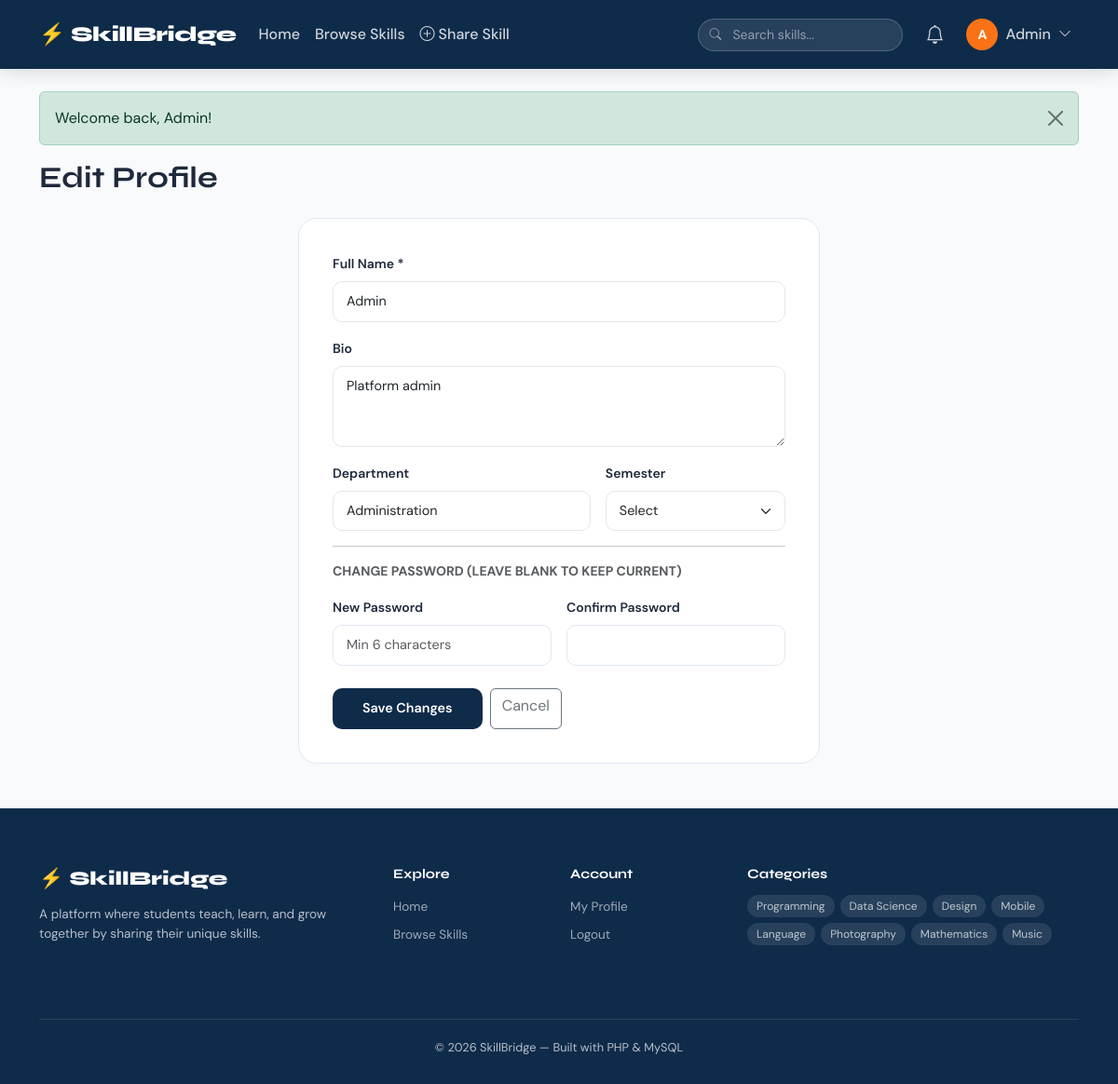
The app's page /skillshare/pages/profile/edit_profile.php (signed in) with its own data.
### tables this page shows
CREATE TABLE IF NOT EXISTS users (
  id  INT AUTO_INCREMENT PRIMARY KEY,
  name VARCHAR(100) NOT NULL,
  email  VARCHAR(100) UNIQUE NOT NULL,
  password VARCHAR(255) NOT NULL,
  bio  TEXT,
  department  VARCHAR(100),
  semester  VARCHAR(20),
  role ENUM('student','admin') DEFAULT 'student',
  created_at  TIMESTAMP DEFAULT CURRENT_TIMESTAMP
  );

### skillshare/config/functions.php (called while the page is built, shortened)
<?php
function isLoggedIn(): bool {
    return isset($_SESSION['user_id']);
}
function currentUser(): ?array {
    return $_SESSION['user'] ?? null;
}
function currentUserId(): int {
    return $_SESSION['user_id'] ?? 0;
}
function sanitize(string $val): string {
    return htmlspecialchars(trim($val), ENT_QUOTES, 'UTF-8');
}
function getFlash(): ?array {
    if (isset($_SESSION['flash'])) {
        $f = $_SESSION['flash'];
        return $f;
    }
    return null;
}

### skillshare/pages/profile/edit_profile.php (the view, shortened to what this page needs)
<?php
require_once '../../config/db.php';
require_once '../../config/functions.php';
$stmt = $pdo->prepare("SELECT * FROM users WHERE id=?");
$stmt->execute([currentUserId()]);
$user = $stmt->fetch();
require_once '../../includes/header.php';
?>
<div class="mb-4">
    <h2 class="fw-bold" style="font-family:'Syne',sans-serif;">Edit Profile</h2>
</div>
<div class="form-card">
    <form method="POST">
        <div class="mb-3">
            <label class="form-label">Full Name *</label>
            <input type="text" name="name" class="form-control" value="<?= sanitize($user['name']) ?>" required>
        </div>
        <div class="mb-3">
            <label class="form-label">Bio</label>
            <textarea name="bio" class="form-control" rows="3" placeholder="Tell others about yourself..."><?= sanitize($user['bio'] ?? '') ?></textarea>
        </div>
        <div class="row g-3 mb-3">
            <div class="col-md-7">
                <label class="form-label">Department</label>
                <input type="text" name="department" class="form-control" value="<?= sanitize($user['department'] ?? '') ?>">
            </div>
            <div class="col-md-5">
                <label class="form-label">Semester</label>
                <select name="semester" class="form-select">
                    <option value="">Select</option>
                </select>
            </div>
        </div>
        <hr>
        <div class="fw-bold mb-3 small text-muted text-uppercase">Change Password (leave blank to keep current)</div>
        <div class="row g-3 mb-4">
            <div class="col-md-6">
                <label class="form-label">New Password</label>
                <input type="password" name="new_password" class="form-control" placeholder="Min 6 characters">
            </div>
            <div class="col-md-6">
                <label class="form-label">Confirm Password</label>
                <input type="password" name="confirm_password" class="form-control">
            </div>
        </div>
        <div class="d-flex gap-2">
            <button type="submit" class="btn-submit" style="width:auto;padding:11px 32px;">Save Changes</button>
            <a href="view.php?id=<?= currentUserId() ?>" class="btn btn-outline-secondary">Cancel</a>
        </div>
    </form>
</div>
<?php require_once '../../includes/footer.php'; ?>

### skillshare/includes/header.php (shortened to what this page needs)
<?php
require_once $_SERVER['DOCUMENT_ROOT'] . BASE_URL . 'config/functions.php';
$flash = getFlash();
?>
<!DOCTYPE html>
<html lang="en">
<head>
    <link href="https://cdn.jsdelivr.net/npm/bootstrap@5.3.2/dist/css/bootstrap.min.css" rel="stylesheet">
    <link href="https://cdn.jsdelivr.net/npm/bootstrap-icons@1.11.0/font/bootstrap-icons.css" rel="stylesheet">
    <link href="<?= BASE_URL ?>assets/css/style.css" rel="stylesheet">
</head>
<body>
<nav class="navbar navbar-expand-lg sticky-top">
    <div class="container">
        <a class="navbar-brand" href="<?= BASE_URL ?>index.php">
            <span class="brand-icon">⚡</span> <?= SITE_NAME ?>
        </a>
        <div class="collapse navbar-collapse" id="navbarNav">
            <ul class="navbar-nav me-auto">
                <li class="nav-item">
                    <a class="nav-link" href="<?= BASE_URL ?>index.php">Home</a>
                </li>
                <li class="nav-item">
                    <a class="nav-link" href="<?= BASE_URL ?>pages/skills/browse.php">Browse Skills</a>
                </li>
                <?php if (isLoggedIn()): ?>
                <li class="nav-item">
                    <a class="nav-link" href="<?= BASE_URL ?>pages/skills/create.php">
                        <i class="bi bi-plus-circle me-1"></i>Share Skill
                    </a>
                </li>
                <?php endif; ?>
            </ul>
            <form class="d-flex me-3" method="GET" action="<?= BASE_URL ?>pages/skills/browse.php">
                <div class="search-wrap">
                    <input class="form-control search-input" type="search" name="search" placeholder="Search skills...">
                    <i class="bi bi-search search-icon"></i>
                </div>
            </form>
            <ul class="navbar-nav align-items-center">
                <?php if (isLoggedIn()): ?>
                    <li class="nav-item dropdown me-2">
                        <a class="nav-link position-relative" href="#" data-bs-toggle="dropdown">
                            <i class="bi bi-bell fs-5"></i>
                        </a>
                    </li>
                    <li class="nav-item dropdown">
                        <a class="nav-link d-flex align-items-center gap-2" href="#" data-bs-toggle="dropdown">
                            <div class="avatar-sm"><?= strtoupper(substr(currentUser()['name'], 0, 1)) ?></div>
                            <span class="d-none d-lg-inline"><?= sanitize(explode(' ', currentUser()['name'])[0]) ?></span>
                            <i class="bi bi-chevron-down small"></i>
                        </a>
                    </li>
                <?php else: ?>
                    <li class="nav-item"><a class="nav-link" href="<?= BASE_URL ?>pages/auth/login.php">Login</a></li>
                    <li class="nav-item"><a class="btn btn-accent ms-2" href="<?= BASE_URL ?>pages/auth/register.php">Sign Up</a></li>
                <?php endif; ?>
            </ul>
        </div>
    </div>
</nav>
<div class="container mt-4">
<?php if ($flash): ?>
<div class="alert alert-<?= $flash['type'] === 'success' ? 'success' : 'danger' ?> alert-dismissible fade show">
    <?= sanitize($flash['msg']) ?>
    <button type="button" class="btn-close" data-bs-dismiss="alert"></button>
</div>
<?php endif; ?>

### skillshare/assets/css/style.css (style rules this page uses)
:root { --primary: #0f2b4a; --accent: #f97316; --accent2: #06b6d4; --light-bg: #f8fafc; --card-bg: #ffffff; --border: #e2e8f0; --text: #1e293b; --muted: #64748b; --success: #10b981; --danger: #ef4444; }
* { box-sizing: border-box; }
body { font-family: 'DM Sans', sans-serif; background: var(--light-bg); color: var(--text); margin: 0; }
h1, h2, h3, h4, .navbar-brand, .hero-title { font-family: 'Syne', sans-serif; }
.navbar { background: var(--primary); padding: 12px 0; box-shadow: 0 2px 20px rgba(0,0,0,0.15); }
.navbar-brand { color: #fff !important; font-weight: 800; font-size: 1.4rem; letter-spacing: -0.5px; }
.brand-icon { color: var(--accent); }
.navbar .nav-link { color: rgba(255,255,255,0.8) !important; font-weight: 500; transition: color 0.2s; }
.search-wrap { position: relative; }
.search-input { background: rgba(255,255,255,0.1); border: 1px solid rgba(255,255,255,0.2); color: #fff; border-radius: 24px; padding: 6px 16px 6px 36px; width: 220px; font-size: 0.875rem; }
.search-input::placeholder { color: rgba(255,255,255,0.5); }
.search-icon { position: absolute; left: 12px; top: 50%; transform: translateY(-50%); color: rgba(255,255,255,0.5); font-size: 0.8rem; }
.avatar-sm { width: 34px; height: 34px; border-radius: 50%; background: var(--accent); color: #fff; display: flex; align-items: center; justify-content: center; font-weight: 700; font-size: 0.875rem; }
.form-card { background: #fff; border-radius: 20px; border: 1px solid var(--border); padding: 36px; max-width: 560px; margin: 0 auto; }
.form-card .form-label { font-weight:600; font-size:0.875rem; color:var(--text); }
.form-card .form-control, .form-card .form-select { border-radius: 10px; border: 1.5px solid var(--border); padding: 10px 14px; font-size: 0.9rem; transition: border-color 0.2s; }
.btn-submit { background: var(--primary); color: #fff; border: none; border-radius: 10px; padding: 11px 28px; font-weight: 600; font-size: 0.9rem; width: 100%; transition: background 0.2s; }

### records on screen
users: name "A", name "Admin", bio "Platform admin", department "Administration"

### other values on screen
SITE_NAME "SkillBridge"
$flash['msg'] "Welcome back, Admin!"
$c "Programming"
$c "Data Science"
$c "Design"
$c "Mobile"
$c "Language"
$c "Photography"
$c "Mathematics"
$c "Music"
